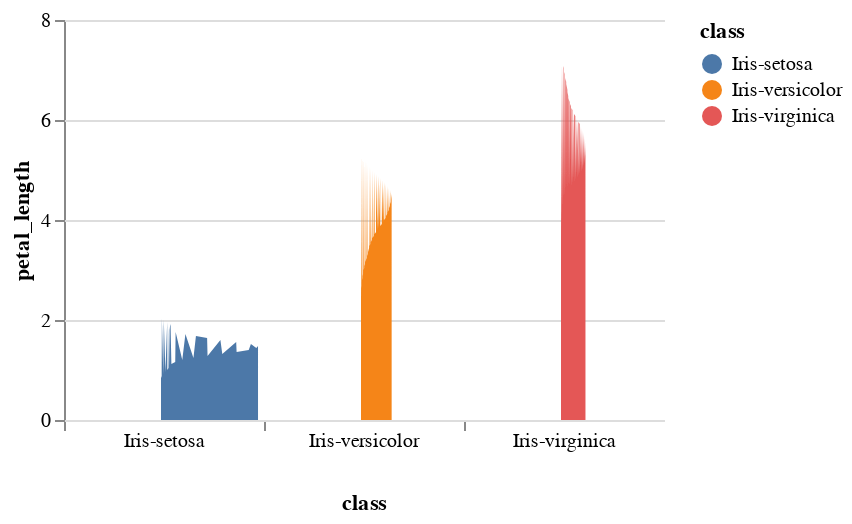

Notebook code cell kept with this figure:
### Code cell
# Plot a violin plot, x axis as class, y axis as petal_length
# Make the plot interactive and wider, the x axis lable should be shown horizontally
alt.Chart(df).transform_density(
    'petal_length',
    as_=['petal_length', 'density'],
    extent=[0, 8],
    groupby=['class']
).mark_area().encode(
    y='petal_length:Q',
    color='class:N',
    x=alt.X(
    'density:Q',
    stack='center',
    impute=None,
    title=None,
    axis = alt.Axis(values=[0], labels=False, ticks=True, grid=False)
    ),
    column=alt.Column('class:N', header=alt.Header(titleOrient='bottom', labelOrient='bottom', labelPadding=0))
).properties(
    width=100,
    height=200
).configure_facet(
    spacing=0
).configure_view(
    stroke=None
).configure_axis(
    labelAngle=0
)

### Figure 1 — Vega-Lite specification as saved in the notebook (floating-point values rounded to 4 significant figures; data arrays with more than 128 entries replaced by an {"elided": "..."} marker saying what was removed)
{"config": {"view": {"continuousWidth": 400, "continuousHeight": 300, "stroke": null}, "axis": {"labelAngle": 0}, "facet": {"spacing": 0}}, "data": {"name": "data-5953facd5c5209d6b855877b1045e0b0"}, "mark": "area", "encoding": {"color": {"field": "class", "type": "nominal"}, "column": {"field": "class", "header": {"labelOrient": "bottom", "labelPadding": 0, "titleOrient": "bottom"}, "type": "nominal"}, "x": {"axis": {"grid": false, "labels": false, "ticks": true, "values": [0]}, "field": "density", "impute": null, "stack": "center", "title": null, "type": "quantitative"}, "y": {"field": "petal_length", "type": "quantitative"}}, "height": 200, "transform": [{"density": "petal_length", "extent": [0, 8], "groupby": ["class"], "as": ["petal_length", "density"]}], "width": 100, "$schema": "https://vega.github.io/schema/vega-lite/v4.17.0.json", "datasets": {"data-5953facd5c5209d6b855877b1045e0b0": {"elided": "150 records"}}}
